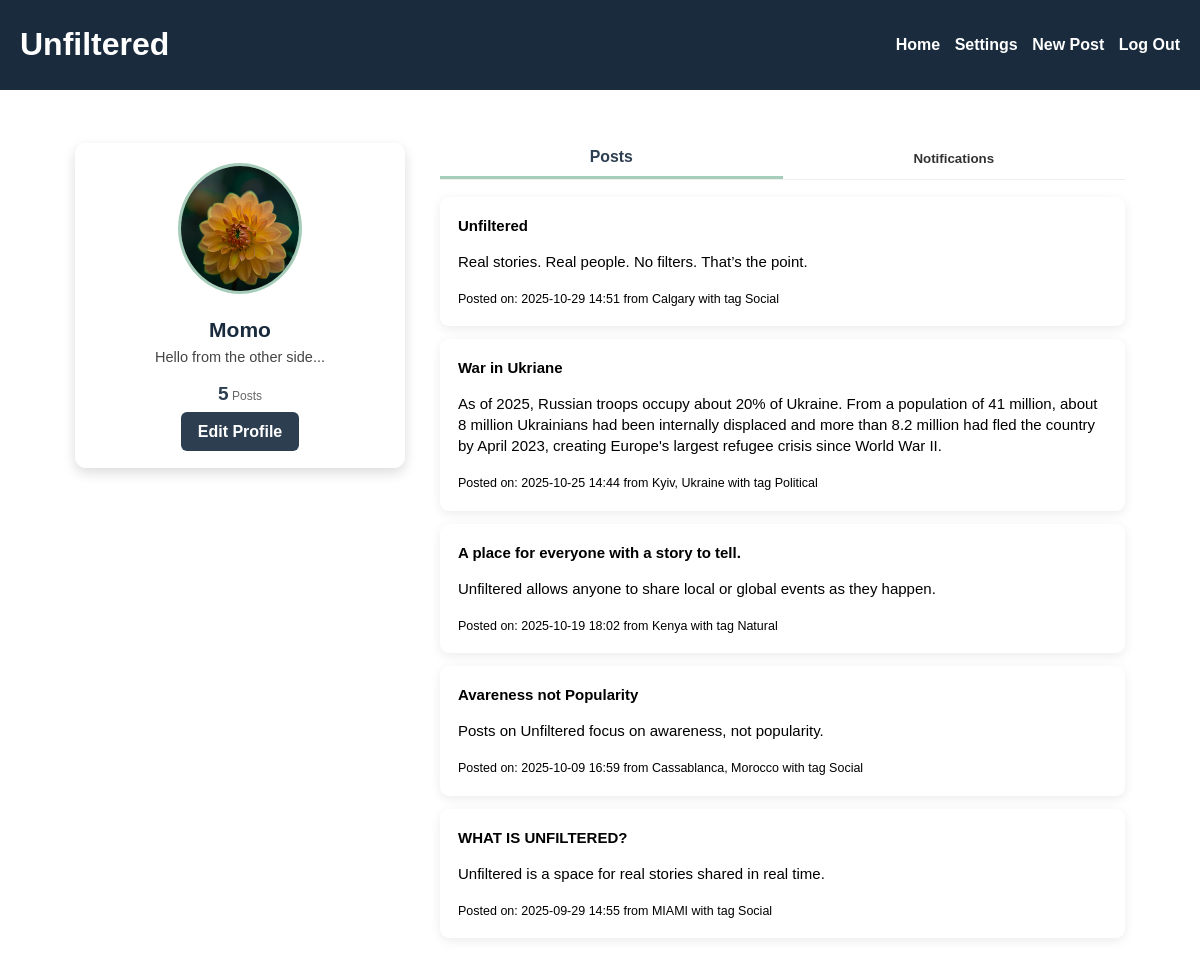
/accounts/profile/ (signed in), run on an earlier commit of the app's database.
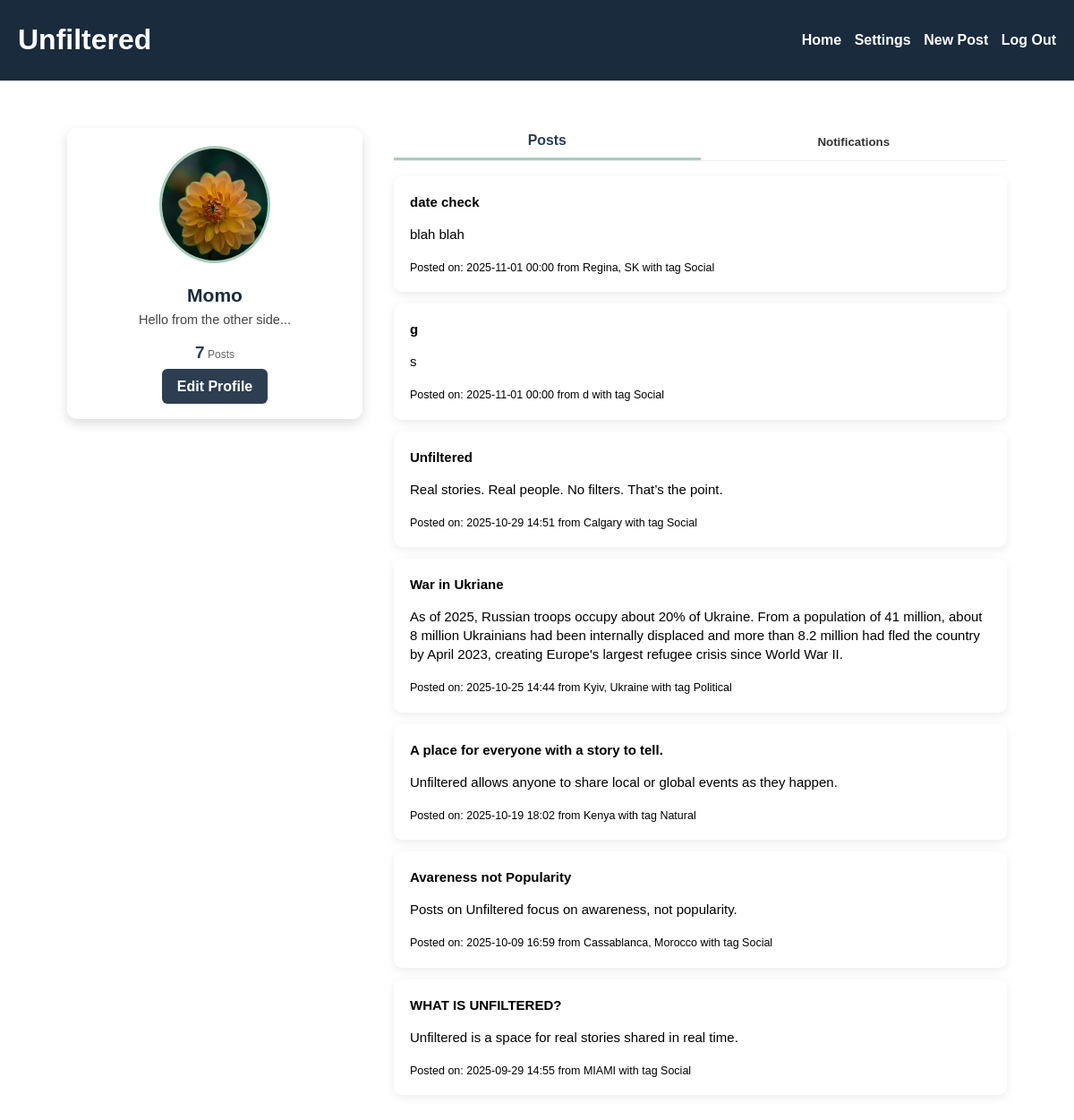
And on a later commit of the database.
### posts/models.py (models this page shows, shortened)
class Post(models.Model):
    is_active = models.BooleanField(default=True)
    author = models.ForeignKey(User, on_delete=models.CASCADE)
    title = models.CharField(max_length=255, blank=True)
    description = models.TextField()
    date_time = models.DateTimeField(validators=[validate_past_or_present_datetime])
    location = models.CharField(max_length=100)
    TAG_CHOICES = [
        ('NATURAL', 'Natural'),
        ('SOCIAL', 'Social'),
        ('POLITICAL', 'Political'),
    ]
    tag = models.CharField(
        max_length=10,
        choices=TAG_CHOICES,
        default='SOCIAL',
    )

### accounts/views.py (the view)
# urls.py: path("profile/", views.profile_view, name="profile"),
@login_required
def profile_view (request):
    user = request.user
    user_posts = Post.objects.filter(author=user).order_by('-date_time')
    user_notifications = user.notifications.all().order_by('-created_at')
    context = {
        'profile_user': user,
        'user_posts': user_posts,
        'user_notifications': user_notifications,
        'has_new_notifications': user.notifications.filter(is_new=True).exists()
    }
    return render(request, 'accounts/profile.html', context)

### accounts/templates/accounts/profile.html (shortened to what this page needs)
{% extends "accounts/profile_base.html" %} {% load static %}  {% block content %}
<div class="profile-sidepanel">
  <div class="profile-box">
    {% if profile_user.profile.avatar %}
    <img
      src="{{ profile_user.profile.avatar.url }}"
      alt="Profile picture"
      class="profile-pic"
    />
    {% else %}
    <img
      src="{% static 'accounts/img/avatar-placeholder.png' %}"
      alt="Default avatar"
      class="profile-pic"
    />
    {% endif %}
    <h2 class="profile-name">
      {{ profile_user.profile.display_name|default:profile_user.username }}
    </h2>
    {% if profile_user.profile.bio %}
    <p class="profile-bio">{{ profile_user.profile.bio }}</p>
    {% endif %}
    <div class="profile-details">
      <div><strong>{{ user_posts.count }}</strong><span> Posts</span></div>
    </div>
    <a class="edit-button" href="{% url 'accounts:settings' %}#profile"
      >Edit Profile</a
    >
  </div>
</div>
<section class="profile-content">
  <div class="profile-tabs">
    <button class="tab active" onclick="showTab('posts')">Posts</button>
    <button
      class="tab notification-tab {% if has_new_notifications %}unread{% endif %}"
      onclick="handleNotificationClick(event)"
    >
      Notifications
    </button>
  </div>
  <div class="tab-content active" id="posts">
    {% for post in user_posts %}
    <div class="post-box">
      <strong>{{ post.title }}</strong>
      <p>{{ post.description }}</p>
      <small
        >Posted on: {{ post.date_time|date:"Y-m-d H:i" }} from {{post.location}}
        with tag {{ post.get_tag_display }}
      </small>
    </div>
    {% empty %}
    <div class="post-box">You haven't made any posts yet!</div>
    {% endfor %}
  </div>
</section>
{% endblock content %}

What changed in the data, as far as the page shows it:
added Post: title "date check", description "blah blah", date_time "2025-11-01 00:00", location "Regina, SK", tag "Social"
added Post: title "g", description "s", date_time "2025-11-01 00:00", location "d", tag "Social"
Also different on the page:
{{ user_posts.count }}: "5" → "7"
